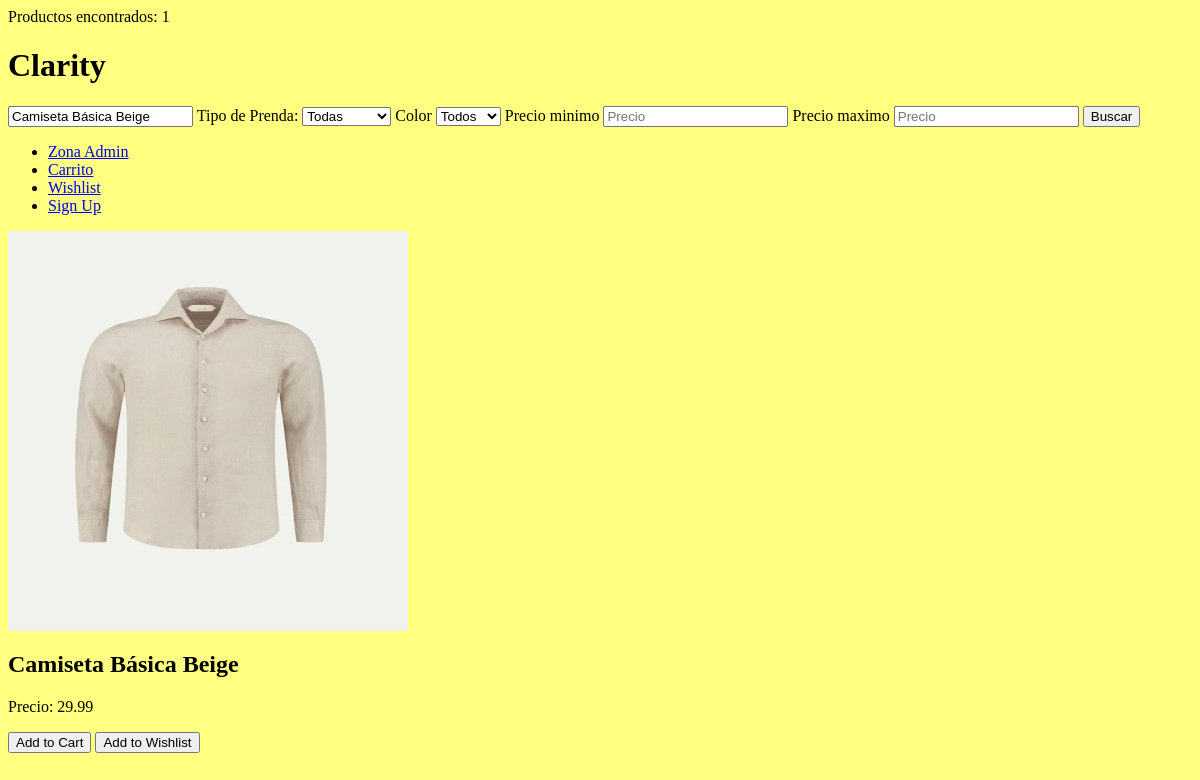
Before: /index.php?busqueda=Camiseta Básica Beige with the older database file.
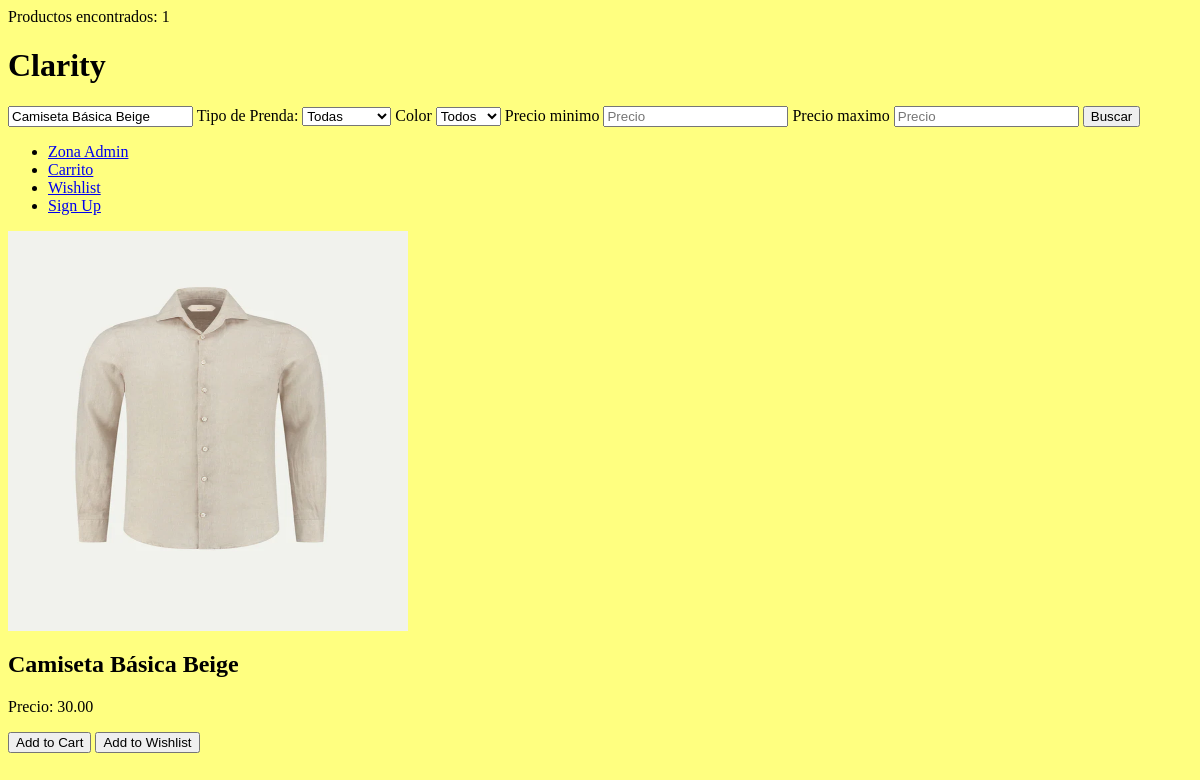
After: the same page with the newer database file.
### tables this page shows
CREATE TABLE IF NOT EXISTS PRODUCTO(

    id_producto INTEGER AUTO_INCREMENT PRIMARY KEY,
    id_categoria INTEGER,
    precio DECIMAL(10,2) NOT NULL,
    color VARCHAR(15) NOT NULL,
    imagen VARCHAR(255),
    descripcion VARCHAR(255) NOT NULL,
    nombre_producto VARCHAR(100) NOT NULL,
    cantidad_stock INT NOT NULL,
    FOREIGN KEY (id_categoria) REFERENCES CATEGORIA (id_categoria)

);

### includes/funciones.php (called while the page is built, shortened)
<?php
function searchProduct($terminoBusqueda = null, $tipoPrenda = null, $color = null, $precio_min = null, $precio_max = null)
{
    $conexion = connectDB();
    $query = "SELECT * FROM PRODUCTO WHERE 1=1 ";
    $params = [];
    $types = "";
    if (!empty($terminoBusqueda)) {
        $query .= " AND nombre_producto LIKE ? ";
        $params[] = "%" . $terminoBusqueda . "%";
        $types .= "s";
    }
    $stmt = $conexion->prepare($query);
    if (!empty($params)) {
        $stmt->bind_param($types, ...$params);
    }
    if ($stmt->execute()) {
        return $stmt->get_result();
    } else {
        die("Error al ejecutar la consulta: " . $stmt->error);
    }
}

### public/index.php (the view, shortened to what this page needs)
<?php
include '../includes/funciones.php';
$productos = null;
$categorias = getCategorias();
if (isset($_GET["busqueda"]) || isset($_GET["tipo_prenda"])  || isset($_GET["color"]) || isset($_GET["precio_min"]) || isset($_GET["precio_max"])) {
    $terminoBusqueda = !empty($_GET["busqueda"]) ? $_GET["busqueda"] : null;
    $tipo_prenda = !empty($_GET["tipo_prenda"]) ? $_GET["tipo_prenda"] : null;
    $color = !empty($_GET["color"]) ? $_GET["color"] : null;
    $precio_min = !empty($_GET["precio_min"]) ? $_GET["precio_min"] : null;
    $precio_max = !empty($_GET["precio_max"]) ? $_GET["precio_max"] : null;
    $productos = searchProduct($terminoBusqueda, $tipo_prenda, $color, $precio_min, $precio_max);
    if ($productos) {
        echo "Productos encontrados: " . $productos->num_rows;
    } else {
        echo "Error al realizar la búsqueda o no se encontraron productos.";
    }
}
?>
<!DOCTYPE html>
<html lang="en">
<head>
    <link rel="stylesheet" href="../assets/css/indexStyle.css">
</head>
<body>
<header>
    <h1>Clarity</h1>
</header>
<form action="<?= htmlspecialchars($_SERVER['PHP_SELF']); ?>" method="get">
    <input type="text" placeholder="Buscar..." name="busqueda" value="<?= isset($_GET['busqueda']) ? htmlspecialchars($_GET['busqueda']) : '' ?>">
    <label for="tipo_prenda">Tipo de Prenda: </label>
    <select name="tipo_prenda" id="tipo_prenda">
       <option value="">Todas</option>
    </select>
    <label for="color">Color</label>
    <select name="color" id="color">
        <option value="">Todos</option>
    </select>
    <label for="precio">Precio minimo</label>
    <input type="number" step="0.1" name="precio_min" id="precio_min" placeholder="Precio" value="<?= isset($_POST['precio_min']) ? htmlspecialchars($_POST['precio_min']) : '' ?>">
    <label for="precio">Precio maximo</label>
    <input type="number" step="0.1" name="precio_max" id="precio_max" placeholder="Precio" value="<?= isset($_POST['precio_max']) ? htmlspecialchars($_POST['precio_max']) : '' ?>">
    <button type="submit">Buscar</button>
</form>
<nav>
    <ul>
        <li><a href="../admin/index.php">Zona Admin</a></li>
        <li><a href="../public/carrito.php">Carrito</a></li>
        <li><a href="../public/wishlist.php">Wishlist</a></li>
        <li><a href="../public/registro.php">Sign Up</a></li>
    </ul>
</nav>
<main>
    <section>
        <?php if ($productos && $productos->num_rows > 0): ?>
            <?php while ($producto = $productos->fetch_assoc()): ?>
                <div class='producto'>
                    <img src='../assets/images/<?= htmlspecialchars($producto["imagen"]) ?>' alt='<?= htmlspecialchars($producto["nombre_producto"]) ?>'>
                    <h2><?= htmlspecialchars($producto["nombre_producto"]) ?></h2>
                    <p>Precio: <?= htmlspecialchars($producto["precio"]) ?></p>
                    <button>Add to Cart</button>
                    <button>Add to Wishlist</button>
                </div>
            <?php endwhile; ?>
        <?php elseif (isset($_GET["busqueda"])): ?>
            <p>No se encontraron productos con el término de búsqueda</p>
        <?php else: ?>
            <p>Bienvenido a Clarity</p>
            <h2>Productos destacados</h2>
            <?php echo implode("_", $categorias) ?>
        <?php endif; ?>
    </section>
</main>
</body>
</html>

### assets/css/indexStyle.css (style rules this page uses)
body { background-color: var(--primaryColor); }
h1 { font-family: var(--titlesLetters); }
img { width: 400px; height: 400px; }

Changed rows visible on the page:
changed producto "Camiseta Básica Beige": precio "29.99" → "30.00"
